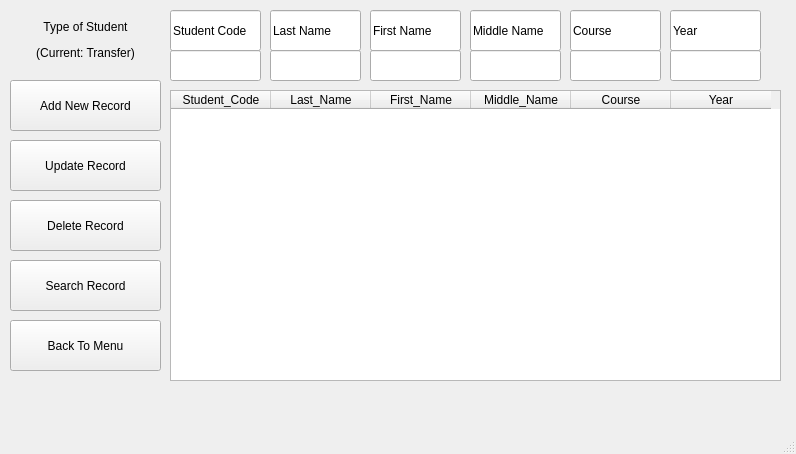
<?xml version="1.0" encoding="UTF-8"?>
<ui version="4.0">
 <class>MainWindow</class>
 <widget class="QMainWindow" name="MainWindow">
  <property name="geometry">
   <rect>
    <x>0</x>
    <y>0</y>
    <width>796</width>
    <height>454</height>
   </rect>
  </property>
  <property name="windowTitle">
   <string>MainWindow</string>
  </property>
  <widget class="QWidget" name="centralwidget">
   <widget class="QLabel" name="label">
    <property name="geometry">
     <rect>
      <x>10</x>
      <y>20</y>
      <width>151</width>
      <height>41</height>
     </rect>
    </property>
    <property name="text">
     <string>&lt;html&gt;&lt;head/&gt;&lt;body&gt;&lt;p align=&quot;center&quot;&gt;Type of Student&lt;/p&gt;&lt;p align=&quot;center&quot;&gt;(Current: Transfer)&lt;/p&gt;&lt;/body&gt;&lt;/html&gt;</string>
    </property>
   </widget>
   <widget class="QPushButton" name="pushButton_8">
    <property name="geometry">
     <rect>
      <x>10</x>
      <y>200</y>
      <width>151</width>
      <height>51</height>
     </rect>
    </property>
    <property name="text">
     <string>Delete Record</string>
    </property>
   </widget>
   <widget class="QPushButton" name="pushButton_11">
    <property name="geometry">
     <rect>
      <x>10</x>
      <y>320</y>
      <width>151</width>
      <height>51</height>
     </rect>
    </property>
    <property name="text">
     <string>Back To Menu</string>
    </property>
   </widget>
   <widget class="QPushButton" name="pushButton_10">
    <property name="geometry">
     <rect>
      <x>10</x>
      <y>260</y>
      <width>151</width>
      <height>51</height>
     </rect>
    </property>
    <property name="text">
     <string>Search Record</string>
    </property>
   </widget>
   <widget class="QPushButton" name="pushButton_7">
    <property name="geometry">
     <rect>
      <x>10</x>
      <y>80</y>
      <width>151</width>
      <height>51</height>
     </rect>
    </property>
    <property name="text">
     <string>Add New Record</string>
    </property>
   </widget>
   <widget class="QLineEdit" name="admissionlineEdit_8">
    <property name="geometry">
     <rect>
      <x>570</x>
      <y>10</y>
      <width>91</width>
      <height>41</height>
     </rect>
    </property>
    <property name="text">
     <string>Course</string>
    </property>
   </widget>
   <widget class="QLineEdit" name="admissionlineEdit_4">
    <property name="geometry">
     <rect>
      <x>570</x>
      <y>50</y>
      <width>91</width>
      <height>31</height>
     </rect>
    </property>
    <property name="text">
     <string/>
    </property>
   </widget>
   <widget class="QLineEdit" name="admissionlineEdit_12">
    <property name="geometry">
     <rect>
      <x>170</x>
      <y>10</y>
      <width>91</width>
      <height>41</height>
     </rect>
    </property>
    <property name="text">
     <string>Student Code</string>
    </property>
   </widget>
   <widget class="QLineEdit" name="admissionlineEdit_13">
    <property name="geometry">
     <rect>
      <x>670</x>
      <y>10</y>
      <width>91</width>
      <height>41</height>
     </rect>
    </property>
    <property name="text">
     <string>Year</string>
    </property>
   </widget>
   <widget class="QLineEdit" name="admissionlineEdit_6">
    <property name="geometry">
     <rect>
      <x>470</x>
      <y>50</y>
      <width>91</width>
      <height>31</height>
     </rect>
    </property>
    <property name="text">
     <string/>
    </property>
   </widget>
   <widget class="QLineEdit" name="admissionlineEdit_10">
    <property name="geometry">
     <rect>
      <x>270</x>
      <y>10</y>
      <width>91</width>
      <height>41</height>
     </rect>
    </property>
    <property name="text">
     <string>Last Name</string>
    </property>
   </widget>
   <widget class="QTableWidget" name="tableWidget">
    <property name="geometry">
     <rect>
      <x>170</x>
      <y>90</y>
      <width>611</width>
      <height>291</height>
     </rect>
    </property>
    <column>
     <property name="text">
      <string>Student_Code</string>
     </property>
    </column>
    <column>
     <property name="text">
      <string>Last_Name</string>
     </property>
    </column>
    <column>
     <property name="text">
      <string>First_Name</string>
     </property>
    </column>
    <column>
     <property name="text">
      <string>Middle_Name</string>
     </property>
    </column>
    <column>
     <property name="text">
      <string>Course</string>
     </property>
    </column>
    <column>
     <property name="text">
      <string>Year</string>
     </property>
    </column>
   </widget>
   <widget class="QLineEdit" name="admissionlineEdit_2">
    <property name="geometry">
     <rect>
      <x>270</x>
      <y>50</y>
      <width>91</width>
      <height>31</height>
     </rect>
    </property>
    <property name="text">
     <string/>
    </property>
   </widget>
   <widget class="QLineEdit" name="admissionlineEdit_3">
    <property name="geometry">
     <rect>
      <x>370</x>
      <y>50</y>
      <width>91</width>
      <height>31</height>
     </rect>
    </property>
    <property name="text">
     <string/>
    </property>
   </widget>
   <widget class="QLineEdit" name="admissionlineEdit">
    <property name="geometry">
     <rect>
      <x>170</x>
      <y>50</y>
      <width>91</width>
      <height>31</height>
     </rect>
    </property>
    <property name="text">
     <string/>
    </property>
   </widget>
   <widget class="QLineEdit" name="admissionlineEdit_5">
    <property name="geometry">
     <rect>
      <x>670</x>
      <y>50</y>
      <width>91</width>
      <height>31</height>
     </rect>
    </property>
    <property name="text">
     <string/>
    </property>
   </widget>
   <widget class="QLineEdit" name="admissionlineEdit_11">
    <property name="geometry">
     <rect>
      <x>370</x>
      <y>10</y>
      <width>91</width>
      <height>41</height>
     </rect>
    </property>
    <property name="text">
     <string>First Name</string>
    </property>
   </widget>
   <widget class="QLineEdit" name="admissionlineEdit_9">
    <property name="geometry">
     <rect>
      <x>470</x>
      <y>10</y>
      <width>91</width>
      <height>41</height>
     </rect>
    </property>
    <property name="text">
     <string>Middle Name</string>
    </property>
   </widget>
   <widget class="QPushButton" name="pushButton_12">
    <property name="geometry">
     <rect>
      <x>10</x>
      <y>140</y>
      <width>151</width>
      <height>51</height>
     </rect>
    </property>
    <property name="text">
     <string>Update Record</string>
    </property>
   </widget>
  </widget>
  <widget class="QMenuBar" name="menubar">
   <property name="geometry">
    <rect>
     <x>0</x>
     <y>0</y>
     <width>796</width>
     <height>22</height>
    </rect>
   </property>
  </widget>
  <widget class="QStatusBar" name="statusbar"/>
 </widget>
 <resources/>
 <connections/>
</ui>
